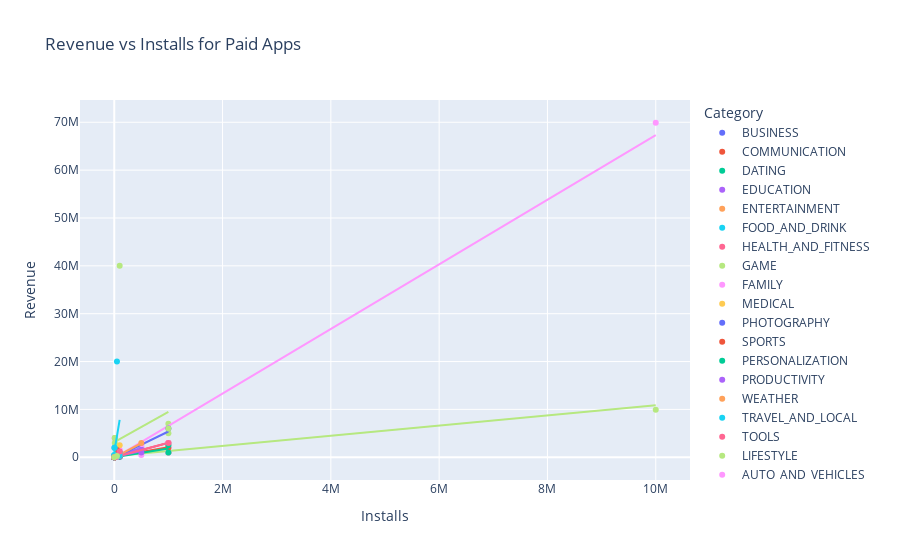

Notebook code cell kept with this figure:
### Markdown cell above
TASK 1:-

### Code cell
import plotly.express as px

# Filter for paid apps only
paid_apps = app_df[app_df['Type'] == 'Paid'].copy()
paid_apps['Revenue'] = paid_apps['Installs'] * paid_apps['Price']

# Plot
fig1 = px.scatter(
    paid_apps,
    x='Installs',
    y='Revenue',
    color='Category',
    title='Revenue vs Installs for Paid Apps',
    trendline='ols',
    hover_data=['App']
)
fig1.show()
